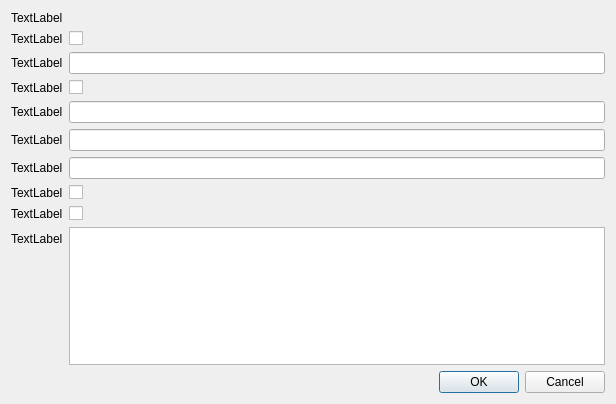
<?xml version="1.0" encoding="UTF-8"?>
<ui version="4.0">
 <class>dialog</class>
 <widget class="QDialog" name="dialog">
  <property name="geometry">
   <rect>
    <x>0</x>
    <y>0</y>
    <width>616</width>
    <height>404</height>
   </rect>
  </property>
  <property name="windowTitle">
   <string>Dialog</string>
  </property>
  <layout class="QFormLayout" name="formLayout">
   <item row="0" column="0" colspan="2">
    <widget class="QLabel" name="instructions_label">
     <property name="text">
      <string>TextLabel</string>
     </property>
    </widget>
   </item>
   <item row="3" column="0">
    <widget class="QLabel" name="default_value_label">
     <property name="text">
      <string>TextLabel</string>
     </property>
    </widget>
   </item>
   <item row="3" column="1">
    <widget class="QLineEdit" name="default_value_line_edit"/>
   </item>
   <item row="8" column="0">
    <widget class="QLabel" name="not_empty_label">
     <property name="text">
      <string>TextLabel</string>
     </property>
    </widget>
   </item>
   <item row="8" column="1">
    <widget class="QCheckBox" name="not_empty_checkbox">
     <property name="text">
      <string/>
     </property>
    </widget>
   </item>
   <item row="10" column="0">
    <widget class="QLabel" name="description_label">
     <property name="text">
      <string>TextLabel</string>
     </property>
    </widget>
   </item>
   <item row="10" column="1">
    <widget class="QTextEdit" name="description_text_edit"/>
   </item>
   <item row="15" column="1">
    <widget class="QDialogButtonBox" name="button_box">
     <property name="layoutDirection">
      <enum>Qt::LeftToRight</enum>
     </property>
     <property name="orientation">
      <enum>Qt::Horizontal</enum>
     </property>
     <property name="standardButtons">
      <set>QDialogButtonBox::Cancel|QDialogButtonBox::Ok</set>
     </property>
     <property name="centerButtons">
      <bool>false</bool>
     </property>
    </widget>
   </item>
   <item row="2" column="1">
    <widget class="QCheckBox" name="is_key_checkbox">
     <property name="text">
      <string/>
     </property>
    </widget>
   </item>
   <item row="2" column="0">
    <widget class="QLabel" name="is_key_label">
     <property name="text">
      <string>TextLabel</string>
     </property>
    </widget>
   </item>
   <item row="4" column="0">
    <widget class="QLabel" name="is_filename_label">
     <property name="text">
      <string>TextLabel</string>
     </property>
    </widget>
   </item>
   <item row="5" column="0">
    <widget class="QLabel" name="filename_relative_path_label">
     <property name="text">
      <string>TextLabel</string>
     </property>
    </widget>
   </item>
   <item row="6" column="0">
    <widget class="QLabel" name="is_reference_label">
     <property name="text">
      <string>TextLabel</string>
     </property>
    </widget>
   </item>
   <item row="7" column="0">
    <widget class="QLabel" name="lookup_label">
     <property name="text">
      <string>TextLabel</string>
     </property>
    </widget>
   </item>
   <item row="4" column="1">
    <widget class="QCheckBox" name="is_filename_checkbox">
     <property name="text">
      <string/>
     </property>
    </widget>
   </item>
   <item row="7" column="1">
    <widget class="QLineEdit" name="lookup_line_edit"/>
   </item>
   <item row="6" column="1">
    <widget class="QLineEdit" name="is_reference_line_edit"/>
   </item>
   <item row="5" column="1">
    <widget class="QLineEdit" name="filename_relative_path_line_edit"/>
   </item>
   <item row="9" column="0">
    <widget class="QLabel" name="unused_label">
     <property name="text">
      <string>TextLabel</string>
     </property>
    </widget>
   </item>
   <item row="9" column="1">
    <widget class="QCheckBox" name="unused_checkbox">
     <property name="text">
      <string/>
     </property>
    </widget>
   </item>
  </layout>
 </widget>
 <resources/>
 <connections>
  <connection>
   <sender>button_box</sender>
   <signal>accepted()</signal>
   <receiver>dialog</receiver>
   <slot>accept()</slot>
   <hints>
    <hint type="sourcelabel">
     <x>248</x>
     <y>254</y>
    </hint>
    <hint type="destinationlabel">
     <x>157</x>
     <y>274</y>
    </hint>
   </hints>
  </connection>
  <connection>
   <sender>button_box</sender>
   <signal>rejected()</signal>
   <receiver>dialog</receiver>
   <slot>reject()</slot>
   <hints>
    <hint type="sourcelabel">
     <x>316</x>
     <y>260</y>
    </hint>
    <hint type="destinationlabel">
     <x>286</x>
     <y>274</y>
    </hint>
   </hints>
  </connection>
 </connections>
</ui>
